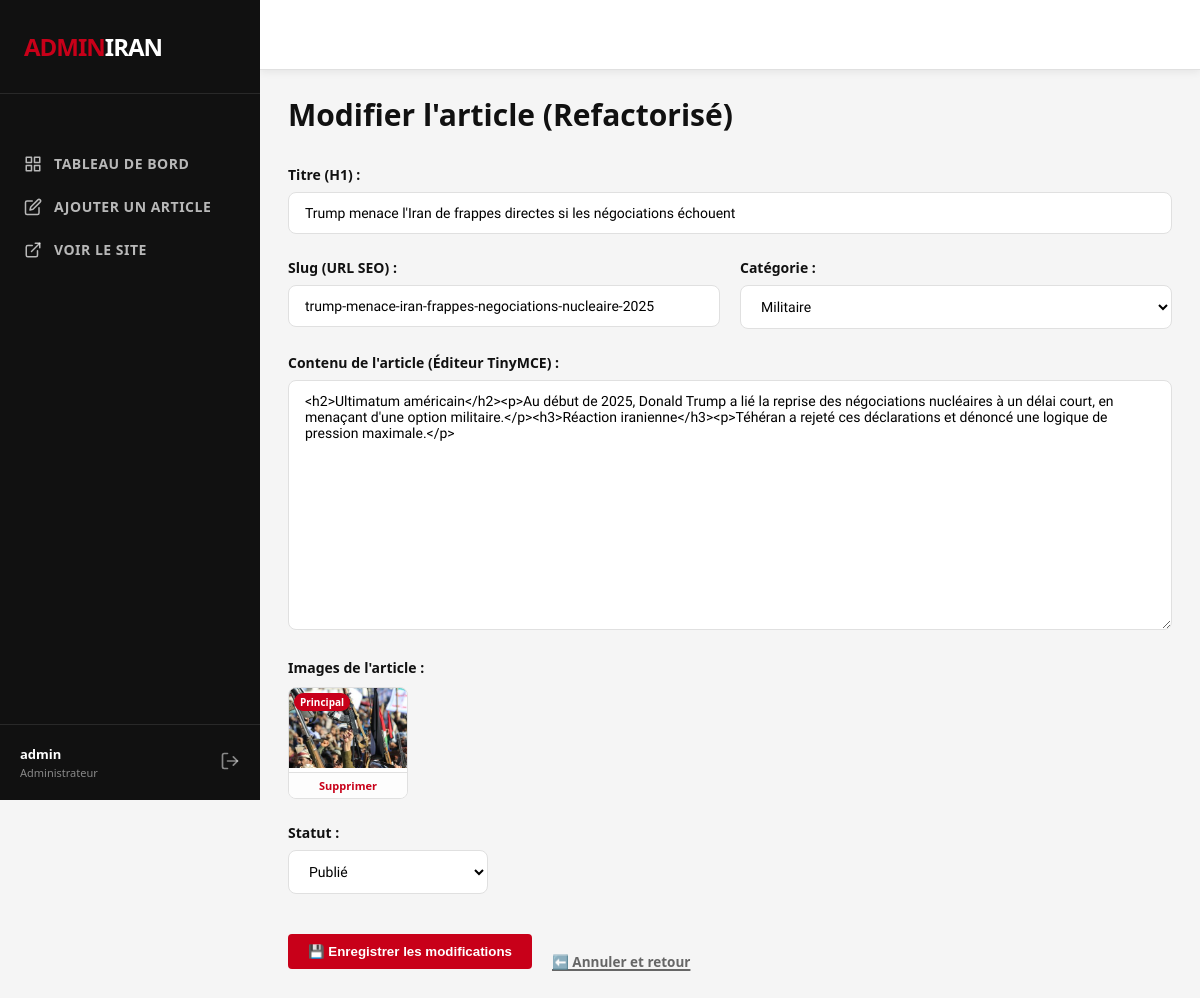
The page /www/admin/index.php?page=edit_article&id=7 (signed in) on the database its author committed.
### tables this page shows
CREATE TABLE fait_article (
    id_article INT PRIMARY KEY AUTO_INCREMENT,
    id_temps INT NOT NULL,
    id_categorie INT NOT NULL,
    id_auteur INT NOT NULL,
    titre VARCHAR(200) NOT NULL,
    contenu TEXT NOT NULL,
    slug VARCHAR(200) NOT NULL UNIQUE,
    nb_vues INT DEFAULT 0,
    is_active BOOLEAN DEFAULT FALSE,
    date_publication DATETIME,
    
    FOREIGN KEY (id_temps) REFERENCES dim_temps(id_temps) ON DELETE RESTRICT,
    FOREIGN KEY (id_categorie) REFERENCES dim_categorie(id_categorie) ON DELETE RESTRICT,
    FOREIGN KEY (id_auteur) REFERENCES dim_auteur(id_auteur) ON DELETE RESTRICT
);

CREATE TABLE fait_article_image (
    id_image INT PRIMARY KEY AUTO_INCREMENT,
    id_article INT NOT NULL,
    image_url VARCHAR(255) NOT NULL COMMENT 'chemin relatif ou URL de l image',
    alt_text VARCHAR(150) NULL COMMENT 'texte alternatif obligatoire pour SEO + Lighthouse',
    is_main BOOLEAN DEFAULT FALSE COMMENT 'image principale (une seule par article)',
    FOREIGN KEY (id_article) REFERENCES fait_article(id_article) ON DELETE CASCADE
);

### www/admin/index.php (called while the page is built, shortened)
<?php
require_once __DIR__ . '/pages/modules.php';
?>

### www/admin/inc/fonction.php (called while the page is built, shortened)
<?php
function getArticle($pdo, $id) {
    $stmt = $pdo->prepare("SELECT * FROM fait_article WHERE id_article = ?");
    $stmt->execute([$id]);
    return $stmt->fetch();
}
function getArticleImages($pdo, $id) {
    $stmt = $pdo->prepare("SELECT * FROM fait_article_image WHERE id_article = ?");
    $stmt->execute([$id]);
    return $stmt->fetchAll();
}
function getAdminCategories($pdo) {
    $stmt = $pdo->query("SELECT * FROM dim_categorie");
    return $stmt->fetchAll();
}
?>

### www/admin/pages/pages/edit_article.php (the view, shortened to what this page needs)
<?php
$id = $_GET['id'] ?? null;
$article = getArticle($pdo, $id);
$images = getArticleImages($pdo, $id);
?>
<div style="max-width: 100%; margin: 0;">
    <h1 style="margin-bottom: 30px; font-weight: 800;">Modifier l'article (Refactorisé)</h1>
    <form action="" method="POST" enctype="multipart/form-data">
        <div class="form-group">
            <label for="titre">Titre (H1) :</label>
            <input type="text" id="titre" name="titre" value="<?php echo htmlspecialchars($article['titre']); ?>" required>
        </div>
        <div style="display: flex; gap: 20px;">
            <div class="form-group" style="flex: 1;">
                <label for="slug">Slug (URL SEO) :</label>
                <input type="text" id="slug" name="slug" value="<?php echo htmlspecialchars($article['slug']); ?>" required>
            </div>
            <div class="form-group" style="flex: 1;">
                <label for="id_categorie">Catégorie :</label>
                <select name="id_categorie" required>
                    <?php
                    $categories = getAdminCategories($pdo);
                    foreach ($categories as $row) {
                        $selected = ($row['id_categorie'] == $article['id_categorie']) ? 'selected' : '';
                        echo "<option value='{$row['id_categorie']}' $selected>".htmlspecialchars($row['nom'])."</option>";
                    }
                    ?>
                </select>
            </div>
        </div>
        <div class="form-group">
            <label for="contenu">Contenu de l'article (Éditeur TinyMCE) :</label>
            <textarea id="contenu" name="contenu"><?php echo htmlspecialchars($article['contenu']); ?></textarea>
        </div>
        <div class="form-group">
            <label>Images de l'article :</label>
            <div style="display: flex; flex-wrap: wrap; gap: 15px; margin-top: 10px;">
                <?php foreach ($images as $img): ?>
                    <div style="position: relative; width: 120px; border: 1px solid var(--border); border-radius: 8px; overflow: hidden; background: #fff;">
                        <img src="<?= $img['image_url'] ?>" style="width: 100%; height: 80px; object-fit: cover;">
                        <?php if ($img['is_main']): ?>
                            <span style="position: absolute; top: 5px; left: 5px; background: var(--red); color: #fff; font-size: 10px; padding: 2px 6px; border-radius: 10px; font-weight: 700;">Principal</span>
                        <?php endif; ?>
                        <a href="index.php?page=edit_article&id=<?= $id ?>&delete_image=<?= $img['id_image'] ?>"
                           onclick="return confirm('Supprimer cette image ?')"
                           style="display: block; text-align: center; background: #fdfdfd; padding: 5px; font-size: 11px; color: var(--red); text-decoration: none; border-top: 1px solid var(--border); font-weight: 700;">
                           Supprimer
                        </a>
                    </div>
                <?php endforeach; ?>
            </div>
        </div>
        <div class="form-group" style="width: 200px;">
            <label for="statut">Statut :</label>
            <select name="statut">
                <option value="publié" <?php if ($article['is_active']) echo 'selected'; ?>>Publié</option>
            </select>
        </div>
        <div style="margin-top: 40px; display: flex; align-items: center; gap: 20px;">
            <button type="submit" class="btn-admin">💾 Enregistrer les modifications</button>
            <a href="index.php?page=dashboard" style="color: #666; font-size: 0.9em; font-weight: 600;">⬅️ Annuler et retour</a>
        </div>
    </form>
</div>

### www/front/assets/css/style.css (style rules this page uses)
*, *::before, *::after { box-sizing: border-box; margin: 0; padding: 0; }
:root { --red: #c80019; --dark: #111111; --mid: #444; --light: #f5f5f5; --border: #e0e0e0; --white: #ffffff; --tag-bg: #fff0f2; --tag-color: #c80019; --font-sans: "Segoe UI", Roboto, "Helvetica Neue", Arial, sans-serif; --font-serif: Georgia, "Times New Roman", serif; }
body { font-family: var(--font-sans); background: var(--white); color: var(--dark); font-size: 15px; }
a { color: inherit; text-decoration: none; }
a { color: inherit; }
a[href]:not(.logo):not(.logout-link):not(.hero-article):not(.article-item):not(.pagination-btn):not(nav ul li a):not(.social-btn):not(.btn-abonne):not([style*="display:flex"]):not([style*="display: flex"]):not([style*="display:inline-flex"]):not([style*="display: inline-flex"]) { text-decoration: underline; text-decoration-thickness: 1.5px; text-underline-offset: 2px; }

### www/admin/assets/css/admin.css (style rules this page uses)
body { display: flex; min-height: 100vh; background: var(--light); }
.btn-admin { background: var(--red); color: #fff; padding: 10px 20px; border-radius: 4px; font-weight: 600; display: inline-block; margin-bottom: 20px; transition: opacity 0.2s; border: none; cursor: pointer; }
.form-group { margin-bottom: 24px; }
label { display: block; margin-bottom: 8px; font-weight: 600; color: var(--dark); font-size: 14px; }
input[type="text"], input[type="password"], textarea, select { width: 100%; padding: 12px 16px; border: 1.5px solid var(--border); border-radius: 8px; font-family: 'Sora', sans-serif; font-size: 14px; background: #fff; transition: all 0.2s; }
textarea { height: 250px; resize: vertical; }

### rows shown on the page
fait_article: titre "Trump menace l'Iran de frappes directes si les négociations échouent", slug "trump-menace-iran-frappes-negociations-nucleaire-2025", contenu "<h2>Ultimatum américain</h2><p>Au début de 2025, Donald Trump a lié la reprise des négociations nucléaires à un délai court, en menaçant d'une option militaire.</p><h3>Réaction iranienne</h3><p>Téhéran a rejeté ces déclarations et dénoncé une logique de pression maximale.</p>", statut "Publié"
fait_article_image: image_url (picture), is_main "Principal"

### other values the page prints
$_SESSION['admin_user'] "admin"
form field id_categorie "Militaire"
